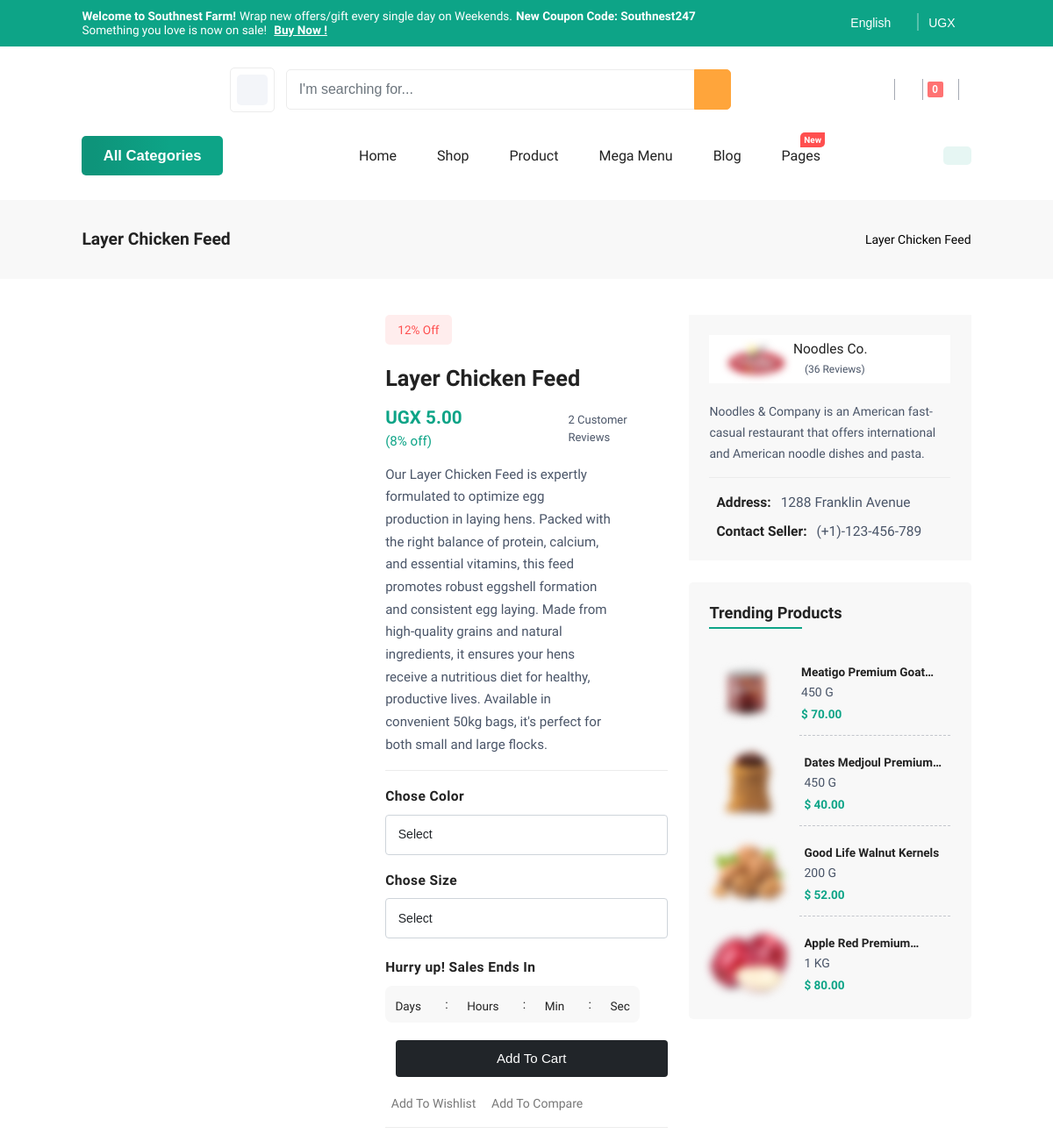
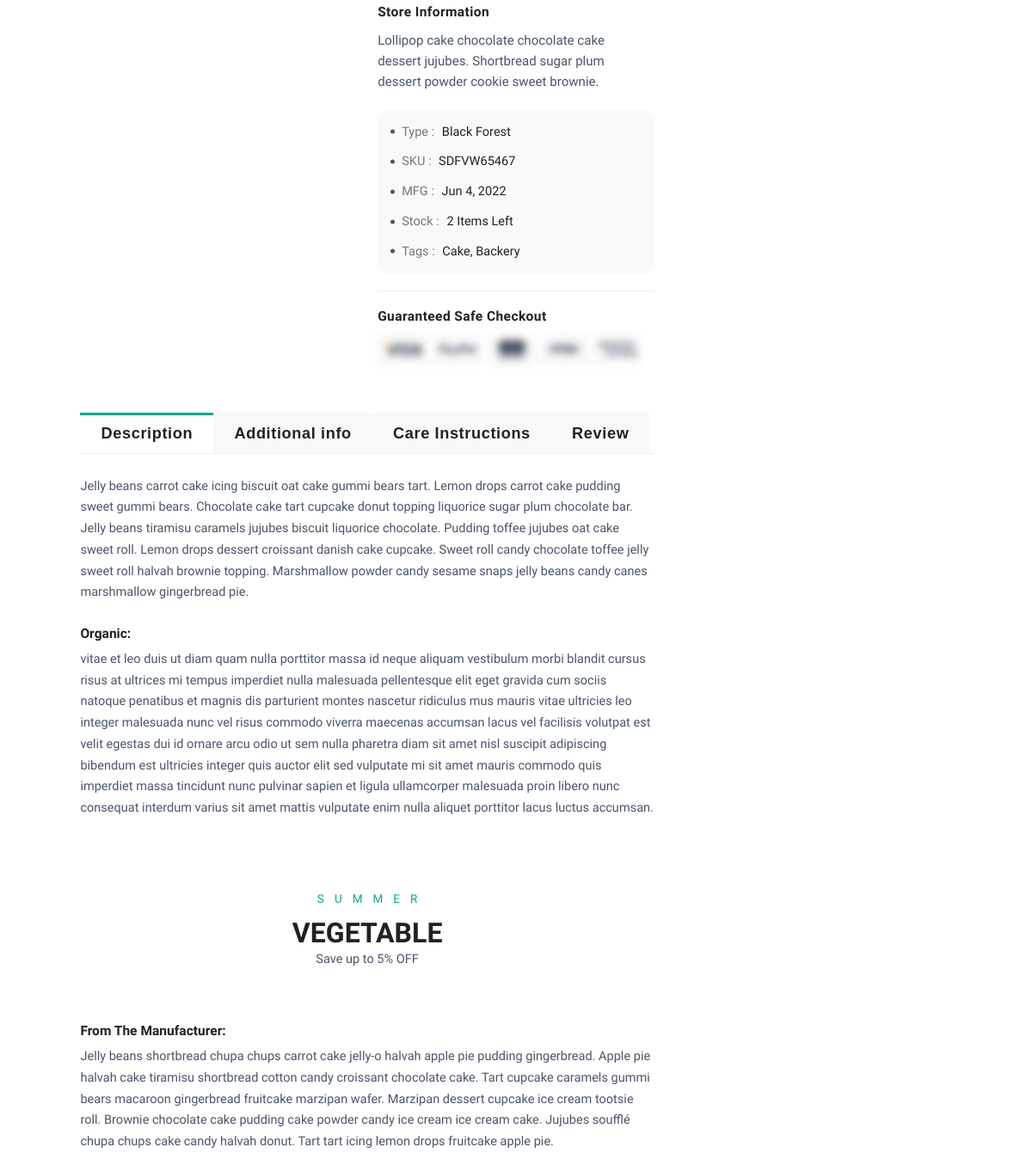
Before: /store/category/poultry/layer-chicken-feed/ (upper part) with the older database file (2 pictures, top to bottom).
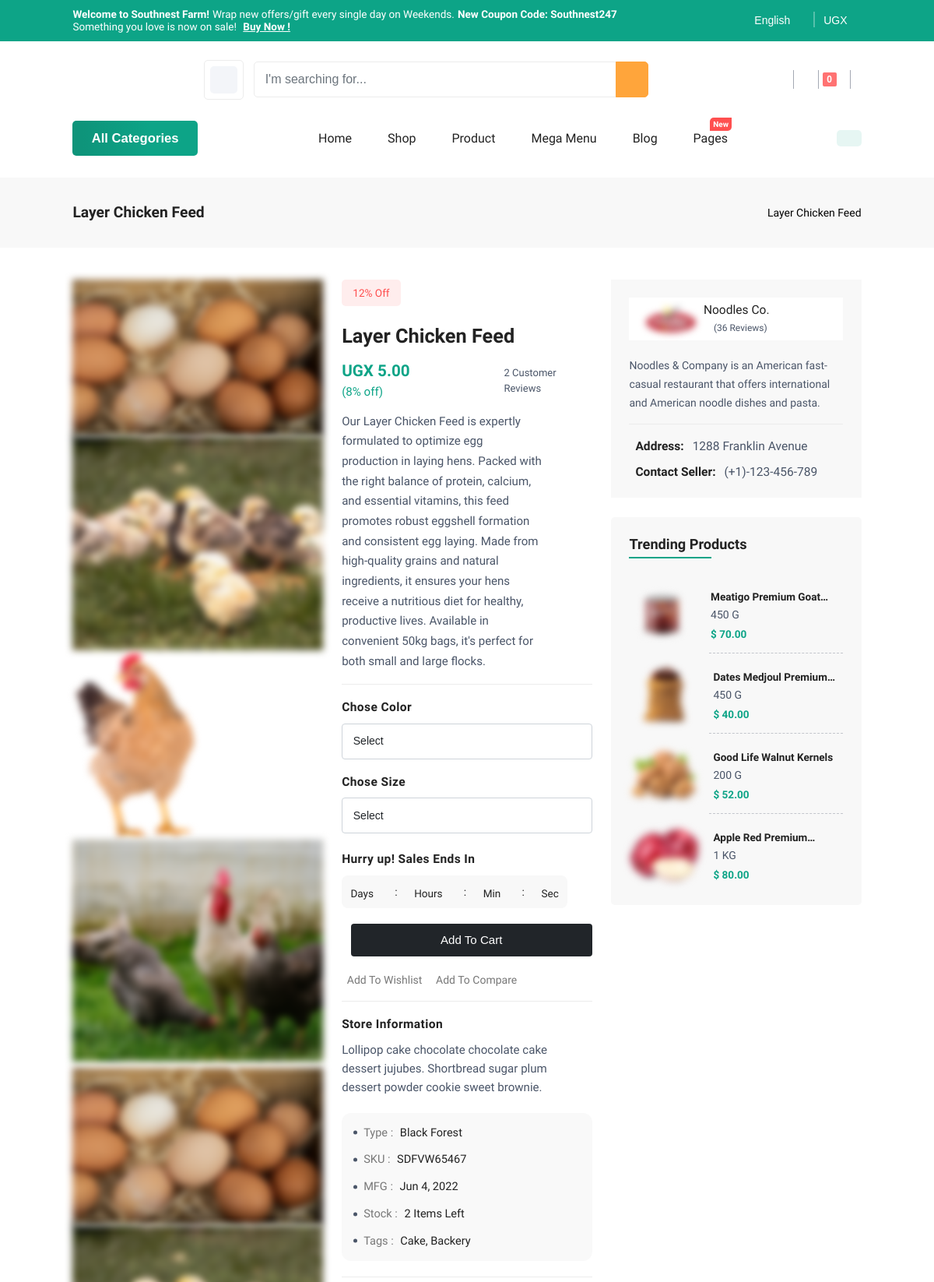
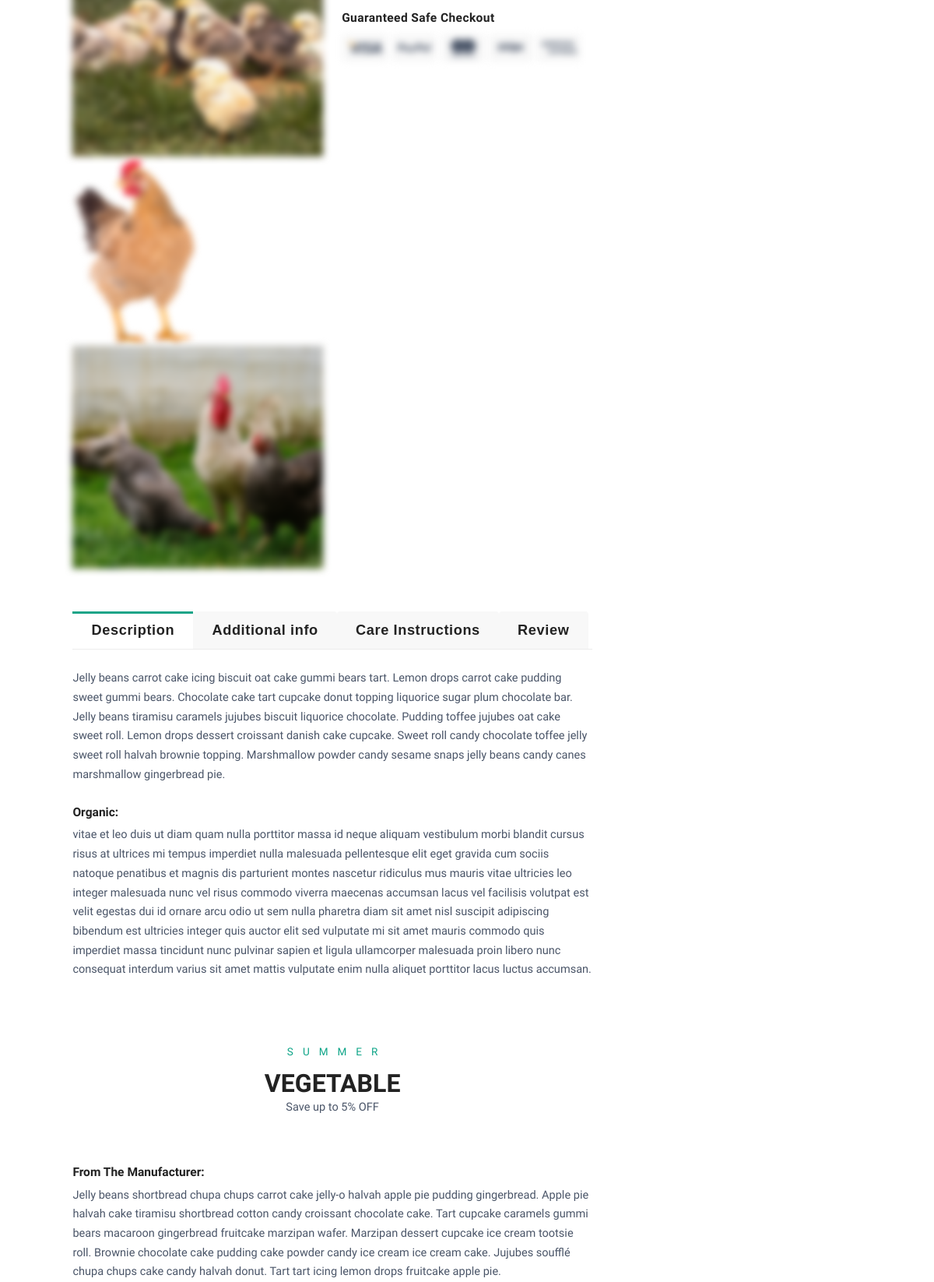
After: the same page with the newer database file (2 pictures, top to bottom).
### store/models.py (models this page shows, shortened)
class ProductGallery(models.Model):
    product = models.ForeignKey(Product, default=None, on_delete=models.CASCADE)
    image   = models.ImageField(upload_to='store/products', max_length=255)
    class Meta:
        verbose_name = 'productgallery'
        verbose_name_plural = 'product galleries'

### store/views.py (the view)
# urls.py: path('category/<slug:category_slug>/<slug:product_slug>/', views.product_detail, name='product_detail'),
def product_detail(request, category_slug, product_slug):
    try:
        single_product = Product.objects.get(category__slug=category_slug, slug=product_slug)
        in_cart = CartItem.objects.filter(cart__cart_id=_cart_id(request), product=single_product).exists()
    except Exception as e:
        raise e
    if request.user.is_authenticated:
        try:
            orderproduct = OrderProduct.objects.filter(user=request.user, product_id=single_product.id).exists()
        except OrderProduct.DoesNotExist:
            orderproduct = None
    else:
        orderproduct = None
    reviews = ReviewRating.objects.filter(product_id=single_product.id, status=True)
    product_gallery = ProductGallery.objects.filter(product_id=single_product.id)
    context = {
        'single_product'    : single_product,
        'in_cart'           : in_cart,
        'orderproduct'      : orderproduct,
        'reviews'           : reviews,
        'product_gallery'   : product_gallery,
    }
    return render(request, 'store/product_detail.html', context)

### accounts/models.py (called while the page is built)
    def full_name(self):
        return f'{self.first_name} {self.last_name}'

### carts/context_processors.py (called while the page is built)
def counter(request):
    cart_count = 0
    cart_items = []
    if 'admin' in request.path:
        return {}
    try:
        if request.user.is_authenticated:
            cart_items = CartItem.objects.filter(user=request.user)
        else:
            cart_id = _cart_id(request)
            cart = Cart.objects.filter(cart_id=cart_id).first()
            if cart:
                cart_items = CartItem.objects.filter(cart=cart)
        cart_count = sum(item.quantity for item in cart_items)
    except ObjectDoesNotExist:
        cart_count = 0
    return {
        'cart_count': cart_count,
        'cart_items': cart_items  # Include cart_items to access in navbar
    }

### carts/views.py (called while the page is built)
def _cart_id(request):
    cart = request.session.session_key
    if not cart:
        cart = request.session.create()
    return cart

### category/context_processors.py (called while the page is built)
def menu_links(request):
    links = Category.objects.all()
    return dict(links=links)

### category/models.py (called while the page is built)
    def get_url(self):
        return reverse('products_by_category', args=[self.slug])

### store/models.py (called while the page is built)
    def colors(self):
        return super(VariationManager, self).filter(variation_category='color', is_active=True)

### templates/store/product_detail.html (shortened to what the changed rows need)
{% extends 'base.html' %}
{% load static %}
{% block content %}
    <section class="breadcrumb-section pt-0">
        <div class="container-fluid-lg">
            <div class="row">
                <div class="col-12">
                    <div class="breadcrumb-contain">
                        <h2>{{ single_product.product_name }}</h2>
                    </div>
                </div>
            </div>
        </div>
    </section>
<section class="product-section">
    <div class="container-fluid-lg">
        <div class="row">
            <div class="col-xxl-9 col-xl-8 col-lg-7 wow fadeInUp">
                <div class="row g-4">
                    <div class="col-xl-6 wow fadeInUp">
                        <div class="product-left-box">
                            <div class="row g-2">
                                <div class="col-xxl-10 col-lg-12 col-md-10 order-xxl-2 order-lg-1 order-md-2">
                                    <div class="product-main-2 no-arrow">
                                        {% for  img in product_gallery %}
                                        <div>
                                            <div class="slider-image" data-index="{{ forloop.counter0 }}">
                                                <img src="{{ img.image.url }}" id="img-{{ forloop.counter0 }}"
                                                    data-zoom-image="{{ img.image.url }}"
                                                    class="img-fluid image_zoom_cls-{{ forloop.counter0 }} blur-up lazyload" alt="">
                                            </div>
                                        </div>
                                        {% endfor %}
                                    </div>
                                </div>
                                <div class="col-xxl-2 col-lg-12 col-md-2 order-xxl-1 order-lg-2 order-md-1">
                                    <div class="left-slider-image-2 left-slider no-arrow slick-top">
                                        {% for img in product_gallery %}
                                        <div>
                                            <div class="sidebar-image" data-index="{{ forloop.counter0 }}">
                                                <img src="{{ img.image.url }}" class="img-fluid blur-up lazyload" alt="">
                                            </div>
                                        </div>
                                        {% endfor %}
                                    </div>
                                </div>
                            </div>
                        </div>
                    </div>
                    <div class="col-xl-6 wow fadeInUp" data-wow-delay="0.1s">
                        <form action="{% url 'add_cart' single_product.id %}" method="POST" id="add_cart">
                        <div class="right-box-contain">
                            <h2 class="name">{{ single_product.product_name }}</h2>
                        </div>
                    </form>
                    </div>
                    <form action="{% url 'submit_review' single_product.id %}" method="POSt" id="submit_review">
                    <div class="col-12">
                        <div class="product-section-box">
                            <div class="tab-content custom-tab" id="myTabContent">
                                <div class="tab-pane fade show active" id="description" role="tabpanel">
                                    <div class="product-description">
                                        <div class="banner-contain nav-desh">
                                            <div class="banner-details p-center banner-b-space w-100 text-center">
                                                <div>
                                                    <h2>VEGETABLE</h2>
                                                </div>
                                            </div>
                                        </div>
                                    </div>
                                </div>
                            </div>
                        </div>
                    </div>
                </div>
            </div>
        </div>
    </div>
</section>
{% endblock content %}

Changed rows visible on the page:
added ProductGallery: image (picture)
added ProductGallery: image (picture)
added ProductGallery: image (picture)
added ProductGallery: image (picture)
